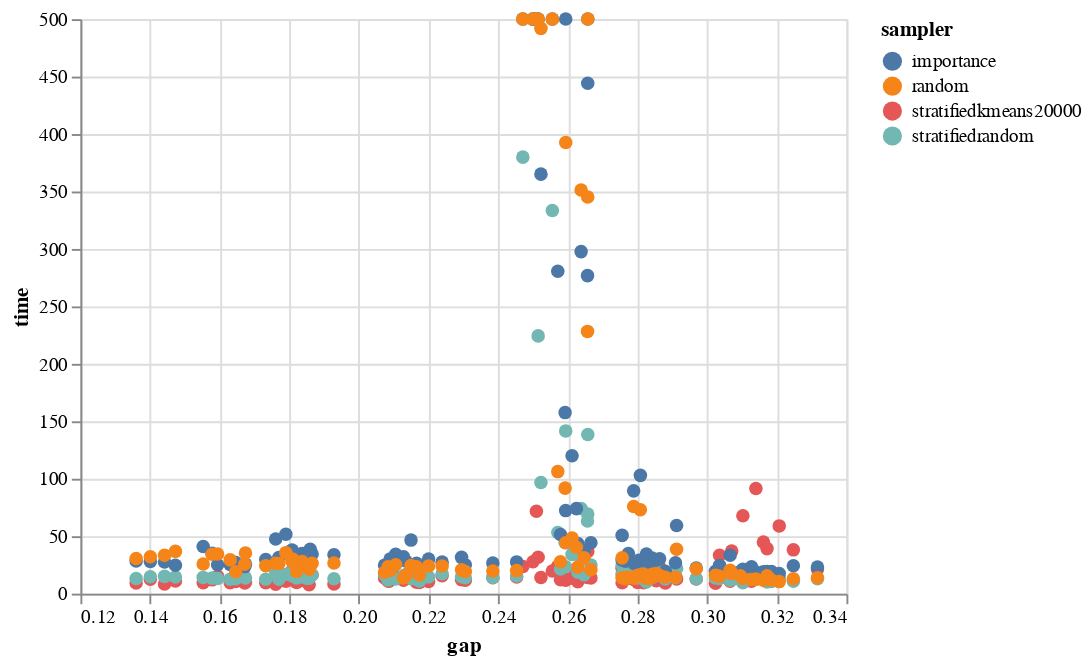

The code cell stored with this chart in its notebook:
### Code cell
data = [
	{'sampler': sampler, 'time': times[ix_model, ix_samp], 'gap': gaps[ix_model], 'model': model}
	for ix_samp, sampler in enumerate(samplers)
	for ix_model, model in enumerate(model_names)
]

single = alt.selection_single(on='mouseover', nearest=True, fields=['model'])
alt.Chart(alt.Data(values=data)).mark_circle(size=50).encode(
	alt.Y('time:Q', scale=alt.Scale(domainMax=500)),
	alt.X('gap:Q', scale=alt.Scale(zero=False)),
	tooltip='model:N',
	color='sampler:N',
	opacity=alt.condition(single, alt.value(1), alt.value(0.2))
	# size=alt.condition(single, alt.value(130), alt.value(30)),
	# stroke=alt.condition(single, alt.value('black'), alt.value('white'))
).add_selection(
	single
)

### Figure 1 — Vega-Lite specification as saved in the notebook (floating-point values rounded to 4 significant figures; data arrays with more than 128 entries replaced by an {"elided": "..."} marker saying what was removed)
{"config": {"view": {"continuousWidth": 400, "continuousHeight": 300}}, "data": {"values": {"elided": "384 records"}}, "mark": {"type": "circle", "size": 50}, "encoding": {"color": {"field": "sampler", "type": "nominal"}, "opacity": {"condition": {"value": 1, "selection": "selector001"}, "value": 0.2}, "tooltip": {"field": "model", "type": "nominal"}, "x": {"field": "gap", "scale": {"zero": false}, "type": "quantitative"}, "y": {"field": "time", "scale": {"domainMax": 500}, "type": "quantitative"}}, "selection": {"selector001": {"type": "single", "on": "mouseover", "nearest": true, "fields": ["model"]}}, "$schema": "https://vega.github.io/schema/vega-lite/v4.17.0.json"}
